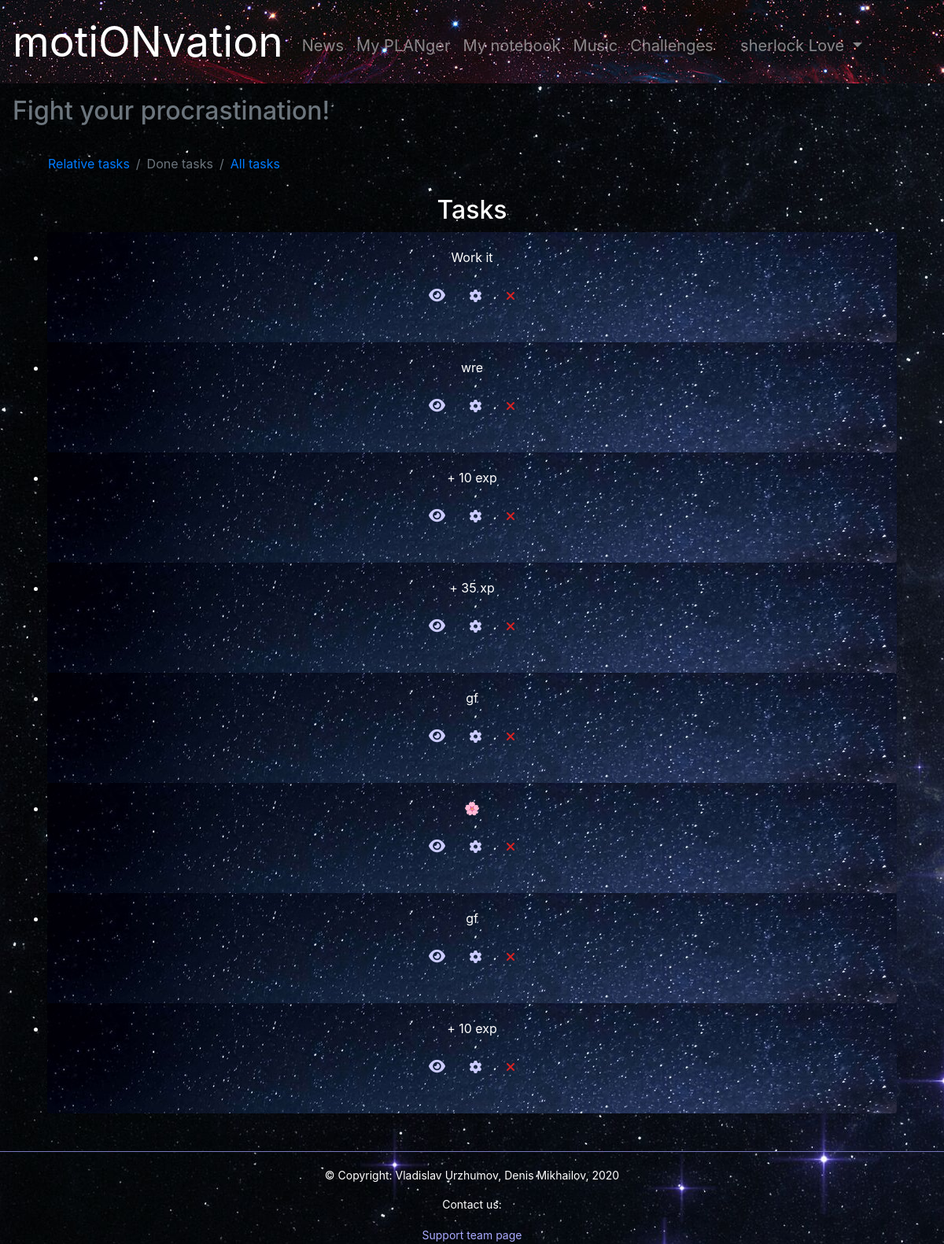
The page /done_tasks (signed in) on the database its author committed.
### motionvation/data/models/tasks.py (models this page shows)
class Task(SqlAlchemyBase, SerializerMixin):
    __tablename__ = 'tasks'
    id = Column(Integer, primary_key=True, autoincrement=True)
    title = Column(String)
    description = Column(String)
    priority = Column(String)
    is_performed = Column(Boolean, default=False)
    category_id = Column(Integer, ForeignKey('categories.id'))
    user_id = Column(Integer, ForeignKey('users.id'))
    user = orm.relation('User')
    category = orm.relation('Category')

### motionvation/application.py (the view)
@app.route('/done_tasks')
@login_required
def d_tasks():
    db = db_session.create_session()
    done = db.query(Task).filter(Task.user == current_user, Task.is_performed == True).order_by(Task.priority.desc()).all().copy()
    return render_template('tasks.html', tasks=done, t_page_id=1,
    useracc=(current_user.name + ' ' + current_user.surname), title='Tasks')

### motionvation/application.py (called while the page is built)
@login_manager.user_loader
def load_user(user_id):
    db = db_session.create_session()
    return db.query(User).get(user_id)

### motionvation/data/db_session.py (called while the page is built)
def create_session() -> orm.Session:
    global __factory
    return __factory()

### motionvation/templates/tasks.html (shortened to what this page needs)
{% extends 'base.html' %}
{% block content %}
<main class='text-center container'>
    <nav aria-label="breadcrumb">
    {% if t_page_id == 0 %}
    <ol class="breadcrumb crumb-ds">
        <li class="breadcrumb-item active">Relative tasks</li>
        <li class="breadcrumb-item"><a href="/done_tasks">Done tasks</a></li>
        <li class="breadcrumb-item"><a href="/all_tasks">All tasks</a></li>
    </ol>
    {% elif t_page_id == 1 %}
    <ol class="breadcrumb crumb-ds">
        <li class="breadcrumb-item"><a href="/tasks">Relative tasks</a></li>
        <li class="breadcrumb-item active">Done tasks</li>
        <li class="breadcrumb-item"><a href="/all_tasks">All tasks</a></li>
    </ol>
    {% elif t_page_id == 2 %}
    <ol class="breadcrumb crumb-ds">
        <li class="breadcrumb-item"><a href="/tasks">Relative tasks</a></li>
        <li class="breadcrumb-item"><a href="/done_tasks">Done tasks</a></li>
        <li class="breadcrumb-item active">All tasks</li>
    </ol>
    {% endif %}
    </nav>
    <h2>Tasks</h2>
    <div class="container">
        <ul class="list-group">
            {% for task in tasks %}
            <li>
                <div class="card" style="width: 1080px; height: 140px; border: none;">
                    <div class="card-body">
                        <section class='simple-inline'>
                            <p>{{ task.title }}</p>
                            <a href="tasks/{{ task.id }}" class="btn btn-note button-note-text card-link" data-toggle="tooltip" data-placement="bottom" data-delay: '{ "show": 0, "hide": 0 }' title="View task"><i class="fas fa-eye" style="color: #ccf"></i></a>
                            <span class="d-inline-block" tabindex="0" data-toggle="tooltip" title="Settings">
                                <a href="#" class="btn btn-note" data-toggle="modal" data-target="#taskSettings-{{task.id}}" style='color: #ccf;'><i class="fas fa-cog" style="color: #ccf"></i></a>
                            </span>
                            {% if task.is_performed %}
                            <a class="btn btn-note" href="/undone_task/{{ task.id }}" style='color: #ccf;' data-toggle="tooltip" title="Undone"><i class="fas fa-times" style="color: #d22"></i></a>
                            {% else %}
                            <a class="btn btn-note" href="/done_task/{{ task.id }}" data-toggle="tooltip" title="Done" style='color: #ccf;'><i class="fas fa-check" style="color: #9f9"></i></a>
                            {% endif %}
                        </section>
                    </div>
                </div>
            </li>
            {% endfor %}
        </ul>
    </div>
    </main>
{% endblock %}

### motionvation/static/css/style121.css (style rules this page uses)
body { background: url(../img/7.jpg); color: #fff; }
.card { background: url(../img/3.jpg); }
.button-note-text { color: #fff; font-size: 14pt; text-decoration: none; }
.crumb-ds { background-image: none; background-color: transparent; color: #fff; }

### rows shown on the page
Task: title "Work it"
Task: title "wre"
Task: title "+ 10 exp"
Task: title "+ 35 xp"
Task: title "gf"
Task: title "🌸"
Task: title "gf"
Task: title "+ 10 exp"

### other values the page prints
{{ useracc }} "sherlock Love"
